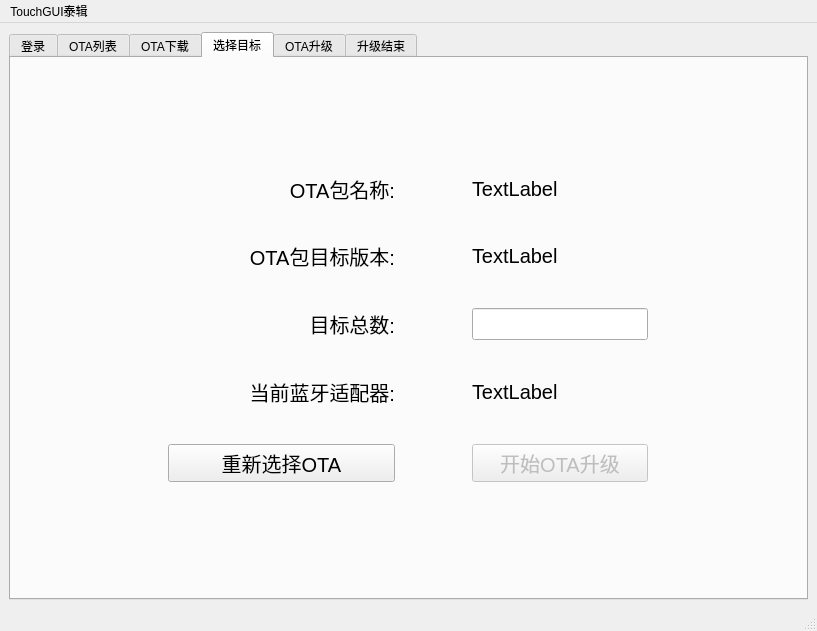
<?xml version="1.0" encoding="UTF-8"?>
<ui version="4.0">
 <class>MainWindow</class>
 <widget class="QMainWindow" name="MainWindow">
  <property name="geometry">
   <rect>
    <x>0</x>
    <y>0</y>
    <width>817</width>
    <height>600</height>
   </rect>
  </property>
  <property name="windowTitle">
   <string>MainWindow</string>
  </property>
  <widget class="QWidget" name="centralwidget">
   <layout class="QHBoxLayout" name="horizontalLayout">
    <item>
     <widget class="QTabWidget" name="tabWidget">
      <property name="currentIndex">
       <number>3</number>
      </property>
      <widget class="QWidget" name="tab">
       <attribute name="title">
        <string>登录</string>
       </attribute>
       <layout class="QVBoxLayout" name="verticalLayout">
        <property name="leftMargin">
         <number>211</number>
        </property>
        <property name="rightMargin">
         <number>211</number>
        </property>
        <item>
         <widget class="QLabel" name="label">
          <property name="maximumSize">
           <size>
            <width>16777215</width>
            <height>100</height>
           </size>
          </property>
          <property name="font">
           <font>
            <pointsize>30</pointsize>
            <bold>true</bold>
           </font>
          </property>
          <property name="text">
           <string>TouchGUI泰辑</string>
          </property>
          <property name="alignment">
           <set>Qt::AlignCenter</set>
          </property>
         </widget>
        </item>
        <item>
         <widget class="QLabel" name="label_2">
          <property name="minimumSize">
           <size>
            <width>300</width>
            <height>0</height>
           </size>
          </property>
          <property name="font">
           <font>
            <pointsize>15</pointsize>
           </font>
          </property>
          <property name="text">
           <string>账号：</string>
          </property>
         </widget>
        </item>
        <item>
         <widget class="QLineEdit" name="lineEdit">
          <property name="minimumSize">
           <size>
            <width>0</width>
            <height>40</height>
           </size>
          </property>
          <property name="font">
           <font>
            <pointsize>15</pointsize>
           </font>
          </property>
         </widget>
        </item>
        <item>
         <widget class="QLabel" name="label_3">
          <property name="font">
           <font>
            <pointsize>15</pointsize>
           </font>
          </property>
          <property name="text">
           <string>密码：</string>
          </property>
         </widget>
        </item>
        <item>
         <widget class="QLineEdit" name="lineEdit_2">
          <property name="minimumSize">
           <size>
            <width>0</width>
            <height>40</height>
           </size>
          </property>
          <property name="font">
           <font>
            <pointsize>15</pointsize>
           </font>
          </property>
          <property name="echoMode">
           <enum>QLineEdit::Password</enum>
          </property>
         </widget>
        </item>
        <item>
         <widget class="QLabel" name="label_4">
          <property name="font">
           <font>
            <pointsize>15</pointsize>
           </font>
          </property>
          <property name="text">
           <string>验证码：</string>
          </property>
         </widget>
        </item>
        <item>
         <widget class="QLineEdit" name="lineEdit_3">
          <property name="minimumSize">
           <size>
            <width>0</width>
            <height>40</height>
           </size>
          </property>
          <property name="font">
           <font>
            <pointsize>15</pointsize>
           </font>
          </property>
         </widget>
        </item>
        <item>
         <spacer name="verticalSpacer">
          <property name="orientation">
           <enum>Qt::Vertical</enum>
          </property>
          <property name="sizeType">
           <enum>QSizePolicy::Fixed</enum>
          </property>
          <property name="sizeHint" stdset="0">
           <size>
            <width>20</width>
            <height>40</height>
           </size>
          </property>
         </spacer>
        </item>
        <item>
         <widget class="QPushButton" name="pushButton">
          <property name="minimumSize">
           <size>
            <width>0</width>
            <height>45</height>
           </size>
          </property>
          <property name="font">
           <font>
            <pointsize>15</pointsize>
           </font>
          </property>
          <property name="text">
           <string>登录</string>
          </property>
         </widget>
        </item>
       </layout>
      </widget>
      <widget class="QWidget" name="tab_2">
       <attribute name="title">
        <string>OTA列表</string>
       </attribute>
       <layout class="QVBoxLayout" name="verticalLayout_2">
        <property name="spacing">
         <number>28</number>
        </property>
        <item>
         <widget class="QLabel" name="label_5">
          <property name="font">
           <font>
            <pointsize>12</pointsize>
           </font>
          </property>
          <property name="text">
           <string>请选择OTA包</string>
          </property>
          <property name="alignment">
           <set>Qt::AlignCenter</set>
          </property>
         </widget>
        </item>
        <item>
         <widget class="QTableWidget" name="tableWidget">
          <column>
           <property name="text">
            <string>升级包名称</string>
           </property>
          </column>
          <column>
           <property name="text">
            <string>目标版本号</string>
           </property>
          </column>
          <column>
           <property name="text">
            <string>所属产品</string>
           </property>
          </column>
          <column>
           <property name="text">
            <string>创建时间</string>
           </property>
          </column>
         </widget>
        </item>
        <item alignment="Qt::AlignHCenter">
         <widget class="QPushButton" name="pushButton_2">
          <property name="minimumSize">
           <size>
            <width>150</width>
            <height>50</height>
           </size>
          </property>
          <property name="font">
           <font>
            <pointsize>12</pointsize>
           </font>
          </property>
          <property name="text">
           <string>下一步</string>
          </property>
         </widget>
        </item>
       </layout>
      </widget>
      <widget class="QWidget" name="tab_3">
       <attribute name="title">
        <string>OTA下载</string>
       </attribute>
       <layout class="QVBoxLayout" name="verticalLayout_3">
        <item alignment="Qt::AlignHCenter">
         <widget class="QLabel" name="label_6">
          <property name="font">
           <font>
            <pointsize>20</pointsize>
           </font>
          </property>
          <property name="text">
           <string>下载OTA文件</string>
          </property>
         </widget>
        </item>
        <item alignment="Qt::AlignHCenter">
         <widget class="QWidget" name="widget" native="true">
          <layout class="QFormLayout" name="formLayout">
           <property name="horizontalSpacing">
            <number>70</number>
           </property>
           <property name="verticalSpacing">
            <number>37</number>
           </property>
           <item row="0" column="0">
            <widget class="QLabel" name="label_7">
             <property name="font">
              <font>
               <pointsize>15</pointsize>
              </font>
             </property>
             <property name="text">
              <string>OTA包名称：</string>
             </property>
            </widget>
           </item>
           <item row="0" column="1">
            <widget class="QLabel" name="label_11">
             <property name="font">
              <font>
               <pointsize>15</pointsize>
              </font>
             </property>
             <property name="text">
              <string>TextLabel</string>
             </property>
            </widget>
           </item>
           <item row="1" column="0">
            <widget class="QLabel" name="label_8">
             <property name="font">
              <font>
               <pointsize>15</pointsize>
              </font>
             </property>
             <property name="text">
              <string>OTA包大小：</string>
             </property>
            </widget>
           </item>
           <item row="1" column="1">
            <widget class="QLabel" name="label_12">
             <property name="font">
              <font>
               <pointsize>15</pointsize>
              </font>
             </property>
             <property name="text">
              <string>TextLabel</string>
             </property>
            </widget>
           </item>
           <item row="2" column="0">
            <widget class="QLabel" name="label_9">
             <property name="font">
              <font>
               <pointsize>15</pointsize>
              </font>
             </property>
             <property name="text">
              <string>下载速度：</string>
             </property>
             <property name="alignment">
              <set>Qt::AlignRight|Qt::AlignTrailing|Qt::AlignVCenter</set>
             </property>
            </widget>
           </item>
           <item row="2" column="1">
            <widget class="QLabel" name="label_13">
             <property name="font">
              <font>
               <pointsize>15</pointsize>
              </font>
             </property>
             <property name="text">
              <string>TextLabel</string>
             </property>
            </widget>
           </item>
           <item row="3" column="0">
            <widget class="QLabel" name="label_10">
             <property name="font">
              <font>
               <pointsize>15</pointsize>
              </font>
             </property>
             <property name="text">
              <string>下载进度：</string>
             </property>
             <property name="alignment">
              <set>Qt::AlignRight|Qt::AlignTrailing|Qt::AlignVCenter</set>
             </property>
            </widget>
           </item>
           <item row="3" column="1">
            <widget class="QLabel" name="label_14">
             <property name="font">
              <font>
               <pointsize>15</pointsize>
              </font>
             </property>
             <property name="text">
              <string>TextLabel</string>
             </property>
            </widget>
           </item>
           <item row="4" column="1">
            <widget class="QPushButton" name="pushButton_8">
             <property name="minimumSize">
              <size>
               <width>112</width>
               <height>0</height>
              </size>
             </property>
             <property name="font">
              <font>
               <pointsize>15</pointsize>
              </font>
             </property>
             <property name="text">
              <string>下一步</string>
             </property>
            </widget>
           </item>
           <item row="4" column="0">
            <widget class="QPushButton" name="pushButton_7">
             <property name="minimumSize">
              <size>
               <width>112</width>
               <height>0</height>
              </size>
             </property>
             <property name="font">
              <font>
               <pointsize>15</pointsize>
              </font>
             </property>
             <property name="text">
              <string>上一步</string>
             </property>
            </widget>
           </item>
          </layout>
         </widget>
        </item>
       </layout>
      </widget>
      <widget class="QWidget" name="tab_4">
       <attribute name="title">
        <string>选择目标</string>
       </attribute>
       <layout class="QVBoxLayout" name="verticalLayout_4">
        <item alignment="Qt::AlignHCenter|Qt::AlignVCenter">
         <widget class="QWidget" name="formWidget" native="true">
          <layout class="QFormLayout" name="formLayout_2">
           <property name="horizontalSpacing">
            <number>77</number>
           </property>
           <property name="verticalSpacing">
            <number>37</number>
           </property>
           <item row="0" column="0">
            <widget class="QLabel" name="label_15">
             <property name="minimumSize">
              <size>
               <width>227</width>
               <height>0</height>
              </size>
             </property>
             <property name="font">
              <font>
               <pointsize>15</pointsize>
              </font>
             </property>
             <property name="text">
              <string>OTA包名称:</string>
             </property>
             <property name="alignment">
              <set>Qt::AlignRight|Qt::AlignTrailing|Qt::AlignVCenter</set>
             </property>
            </widget>
           </item>
           <item row="0" column="1">
            <widget class="QLabel" name="label_19">
             <property name="font">
              <font>
               <pointsize>15</pointsize>
              </font>
             </property>
             <property name="text">
              <string>TextLabel</string>
             </property>
             <property name="wordWrap">
              <bool>true</bool>
             </property>
             <property name="textInteractionFlags">
              <set>Qt::LinksAccessibleByMouse|Qt::TextEditable|Qt::TextSelectableByMouse</set>
             </property>
            </widget>
           </item>
           <item row="1" column="0">
            <widget class="QLabel" name="label_16">
             <property name="minimumSize">
              <size>
               <width>227</width>
               <height>0</height>
              </size>
             </property>
             <property name="font">
              <font>
               <pointsize>15</pointsize>
              </font>
             </property>
             <property name="text">
              <string>OTA包目标版本:</string>
             </property>
             <property name="alignment">
              <set>Qt::AlignRight|Qt::AlignTrailing|Qt::AlignVCenter</set>
             </property>
            </widget>
           </item>
           <item row="1" column="1">
            <widget class="QLabel" name="label_20">
             <property name="font">
              <font>
               <pointsize>15</pointsize>
              </font>
             </property>
             <property name="text">
              <string>TextLabel</string>
             </property>
            </widget>
           </item>
           <item row="2" column="0">
            <widget class="QLabel" name="label_17">
             <property name="minimumSize">
              <size>
               <width>227</width>
               <height>0</height>
              </size>
             </property>
             <property name="font">
              <font>
               <pointsize>15</pointsize>
              </font>
             </property>
             <property name="text">
              <string>目标总数:</string>
             </property>
             <property name="alignment">
              <set>Qt::AlignRight|Qt::AlignTrailing|Qt::AlignVCenter</set>
             </property>
            </widget>
           </item>
           <item row="2" column="1">
            <widget class="QLineEdit" name="lineEdit_4">
             <property name="font">
              <font>
               <pointsize>15</pointsize>
              </font>
             </property>
            </widget>
           </item>
           <item row="3" column="0">
            <widget class="QLabel" name="label_18">
             <property name="minimumSize">
              <size>
               <width>227</width>
               <height>0</height>
              </size>
             </property>
             <property name="font">
              <font>
               <pointsize>15</pointsize>
              </font>
             </property>
             <property name="text">
              <string>当前蓝牙适配器:</string>
             </property>
             <property name="alignment">
              <set>Qt::AlignRight|Qt::AlignTrailing|Qt::AlignVCenter</set>
             </property>
            </widget>
           </item>
           <item row="4" column="0">
            <widget class="QPushButton" name="pushButton_3">
             <property name="minimumSize">
              <size>
               <width>227</width>
               <height>0</height>
              </size>
             </property>
             <property name="font">
              <font>
               <pointsize>15</pointsize>
              </font>
             </property>
             <property name="text">
              <string>重新选择OTA</string>
             </property>
            </widget>
           </item>
           <item row="4" column="1">
            <widget class="QPushButton" name="pushButton_4">
             <property name="enabled">
              <bool>false</bool>
             </property>
             <property name="font">
              <font>
               <pointsize>15</pointsize>
              </font>
             </property>
             <property name="text">
              <string>开始OTA升级</string>
             </property>
            </widget>
           </item>
           <item row="3" column="1">
            <widget class="QLabel" name="label_21">
             <property name="font">
              <font>
               <pointsize>15</pointsize>
              </font>
             </property>
             <property name="text">
              <string>TextLabel</string>
             </property>
            </widget>
           </item>
          </layout>
         </widget>
        </item>
       </layout>
      </widget>
      <widget class="QWidget" name="tab_5">
       <attribute name="title">
        <string>OTA升级</string>
       </attribute>
       <layout class="QHBoxLayout" name="horizontalLayout_2">
        <property name="topMargin">
         <number>21</number>
        </property>
        <property name="bottomMargin">
         <number>21</number>
        </property>
        <item>
         <layout class="QVBoxLayout" name="verticalLayout_5">
          <item>
           <widget class="QLabel" name="label_22">
            <property name="font">
             <font>
              <pointsize>12</pointsize>
             </font>
            </property>
            <property name="text">
             <string>正在OTA升级的设备：</string>
            </property>
           </widget>
          </item>
          <item>
           <widget class="QTableWidget" name="tableWidget_2">
            <property name="sizePolicy">
             <sizepolicy hsizetype="Fixed" vsizetype="Expanding">
              <horstretch>0</horstretch>
              <verstretch>0</verstretch>
             </sizepolicy>
            </property>
            <column>
             <property name="text">
              <string>设备MAC地址</string>
             </property>
            </column>
            <column>
             <property name="text">
              <string>当前版本号</string>
             </property>
            </column>
           </widget>
          </item>
          <item>
           <widget class="QLabel" name="label_23">
            <property name="font">
             <font>
              <pointsize>12</pointsize>
             </font>
            </property>
            <property name="text">
             <string>当前蓝牙适配器数：</string>
            </property>
           </widget>
          </item>
         </layout>
        </item>
        <item>
         <layout class="QVBoxLayout" name="verticalLayout_6">
          <item>
           <widget class="QLabel" name="label_24">
            <property name="font">
             <font>
              <pointsize>12</pointsize>
             </font>
            </property>
            <property name="text">
             <string>包名称:</string>
            </property>
            <property name="alignment">
             <set>Qt::AlignRight|Qt::AlignTrailing|Qt::AlignVCenter</set>
            </property>
           </widget>
          </item>
          <item>
           <widget class="QLabel" name="label_25">
            <property name="font">
             <font>
              <pointsize>12</pointsize>
             </font>
            </property>
            <property name="text">
             <string>目标版本:</string>
            </property>
            <property name="alignment">
             <set>Qt::AlignRight|Qt::AlignTrailing|Qt::AlignVCenter</set>
            </property>
           </widget>
          </item>
          <item>
           <widget class="QLabel" name="label_26">
            <property name="font">
             <font>
              <pointsize>12</pointsize>
             </font>
            </property>
            <property name="text">
             <string>目标总数:</string>
            </property>
            <property name="alignment">
             <set>Qt::AlignRight|Qt::AlignTrailing|Qt::AlignVCenter</set>
            </property>
           </widget>
          </item>
          <item>
           <widget class="QLabel" name="label_27">
            <property name="font">
             <font>
              <pointsize>12</pointsize>
             </font>
            </property>
            <property name="text">
             <string>已完成数:</string>
            </property>
            <property name="alignment">
             <set>Qt::AlignRight|Qt::AlignTrailing|Qt::AlignVCenter</set>
            </property>
           </widget>
          </item>
          <item>
           <widget class="QLabel" name="label_28">
            <property name="font">
             <font>
              <pointsize>12</pointsize>
             </font>
            </property>
            <property name="text">
             <string>已耗时:</string>
            </property>
            <property name="alignment">
             <set>Qt::AlignRight|Qt::AlignTrailing|Qt::AlignVCenter</set>
            </property>
           </widget>
          </item>
          <item>
           <spacer name="verticalSpacer_2">
            <property name="orientation">
             <enum>Qt::Vertical</enum>
            </property>
            <property name="sizeType">
             <enum>QSizePolicy::Fixed</enum>
            </property>
            <property name="sizeHint" stdset="0">
             <size>
              <width>20</width>
              <height>200</height>
             </size>
            </property>
           </spacer>
          </item>
          <item>
           <widget class="QPushButton" name="pushButton_5">
            <property name="text">
             <string>暂停</string>
            </property>
           </widget>
          </item>
         </layout>
        </item>
        <item>
         <layout class="QVBoxLayout" name="verticalLayout_7">
          <item>
           <widget class="QLabel" name="label_30">
            <property name="text">
             <string>oy28_ota_file</string>
            </property>
           </widget>
          </item>
          <item>
           <widget class="QLabel" name="label_31">
            <property name="text">
             <string>TextLabel</string>
            </property>
           </widget>
          </item>
          <item>
           <widget class="QLabel" name="label_32">
            <property name="text">
             <string>TextLabel</string>
            </property>
           </widget>
          </item>
          <item>
           <widget class="QLabel" name="label_33">
            <property name="text">
             <string>TextLabel</string>
            </property>
           </widget>
          </item>
          <item>
           <widget class="QLabel" name="label_34">
            <property name="text">
             <string>TextLabel</string>
            </property>
           </widget>
          </item>
          <item>
           <spacer name="verticalSpacer_3">
            <property name="orientation">
             <enum>Qt::Vertical</enum>
            </property>
            <property name="sizeType">
             <enum>QSizePolicy::Fixed</enum>
            </property>
            <property name="sizeHint" stdset="0">
             <size>
              <width>20</width>
              <height>200</height>
             </size>
            </property>
           </spacer>
          </item>
          <item>
           <widget class="QPushButton" name="pushButton_6">
            <property name="text">
             <string>结束</string>
            </property>
           </widget>
          </item>
         </layout>
        </item>
        <item>
         <layout class="QVBoxLayout" name="verticalLayout_8">
          <item>
           <widget class="QLabel" name="label_29">
            <property name="font">
             <font>
              <pointsize>12</pointsize>
             </font>
            </property>
            <property name="text">
             <string>已完成OTA升级的设备：</string>
            </property>
           </widget>
          </item>
          <item>
           <widget class="QListWidget" name="listWidget">
            <property name="sizePolicy">
             <sizepolicy hsizetype="Fixed" vsizetype="Expanding">
              <horstretch>0</horstretch>
              <verstretch>0</verstretch>
             </sizepolicy>
            </property>
           </widget>
          </item>
          <item>
           <spacer name="verticalSpacer_4">
            <property name="orientation">
             <enum>Qt::Vertical</enum>
            </property>
            <property name="sizeType">
             <enum>QSizePolicy::Fixed</enum>
            </property>
            <property name="sizeHint" stdset="0">
             <size>
              <width>20</width>
              <height>26</height>
             </size>
            </property>
           </spacer>
          </item>
         </layout>
        </item>
       </layout>
      </widget>
      <widget class="QWidget" name="tab_6">
       <attribute name="title">
        <string>升级结束</string>
       </attribute>
       <layout class="QHBoxLayout" name="horizontalLayout_3">
        <property name="spacing">
         <number>37</number>
        </property>
        <item>
         <layout class="QVBoxLayout" name="verticalLayout_9">
          <item>
           <widget class="QLabel" name="label_35">
            <property name="font">
             <font>
              <pointsize>12</pointsize>
             </font>
            </property>
            <property name="text">
             <string>OTA包名称：</string>
            </property>
            <property name="alignment">
             <set>Qt::AlignRight|Qt::AlignTrailing|Qt::AlignVCenter</set>
            </property>
           </widget>
          </item>
          <item>
           <widget class="QLabel" name="label_36">
            <property name="font">
             <font>
              <pointsize>12</pointsize>
             </font>
            </property>
            <property name="text">
             <string>OTA包目标版本：</string>
            </property>
            <property name="alignment">
             <set>Qt::AlignRight|Qt::AlignTrailing|Qt::AlignVCenter</set>
            </property>
           </widget>
          </item>
          <item>
           <widget class="QLabel" name="label_37">
            <property name="font">
             <font>
              <pointsize>12</pointsize>
             </font>
            </property>
            <property name="text">
             <string>目标总数：</string>
            </property>
            <property name="alignment">
             <set>Qt::AlignRight|Qt::AlignTrailing|Qt::AlignVCenter</set>
            </property>
           </widget>
          </item>
          <item>
           <widget class="QLabel" name="label_41">
            <property name="font">
             <font>
              <pointsize>12</pointsize>
             </font>
            </property>
            <property name="text">
             <string>已完成数：</string>
            </property>
            <property name="alignment">
             <set>Qt::AlignRight|Qt::AlignTrailing|Qt::AlignVCenter</set>
            </property>
           </widget>
          </item>
          <item>
           <widget class="QLabel" name="label_42">
            <property name="font">
             <font>
              <pointsize>12</pointsize>
             </font>
            </property>
            <property name="text">
             <string>未完成数：</string>
            </property>
            <property name="alignment">
             <set>Qt::AlignRight|Qt::AlignTrailing|Qt::AlignVCenter</set>
            </property>
           </widget>
          </item>
          <item>
           <widget class="QLabel" name="label_43">
            <property name="font">
             <font>
              <pointsize>12</pointsize>
             </font>
            </property>
            <property name="text">
             <string>平均速度：</string>
            </property>
            <property name="alignment">
             <set>Qt::AlignRight|Qt::AlignTrailing|Qt::AlignVCenter</set>
            </property>
           </widget>
          </item>
          <item>
           <widget class="QLabel" name="label_44">
            <property name="font">
             <font>
              <pointsize>12</pointsize>
             </font>
            </property>
            <property name="text">
             <string>总耗时：</string>
            </property>
            <property name="alignment">
             <set>Qt::AlignRight|Qt::AlignTrailing|Qt::AlignVCenter</set>
            </property>
           </widget>
          </item>
          <item>
           <widget class="QLabel" name="label_45">
            <property name="font">
             <font>
              <pointsize>12</pointsize>
             </font>
            </property>
            <property name="text">
             <string>当前蓝牙适配器：</string>
            </property>
            <property name="alignment">
             <set>Qt::AlignRight|Qt::AlignTrailing|Qt::AlignVCenter</set>
            </property>
           </widget>
          </item>
          <item>
           <widget class="QPushButton" name="pushButton_9">
            <property name="font">
             <font>
              <pointsize>12</pointsize>
             </font>
            </property>
            <property name="text">
             <string>重新选择OTA</string>
            </property>
           </widget>
          </item>
         </layout>
        </item>
        <item>
         <layout class="QVBoxLayout" name="verticalLayout_10">
          <item>
           <widget class="QLabel" name="label_39">
            <property name="text">
             <string>TextLabel</string>
            </property>
           </widget>
          </item>
          <item>
           <widget class="QLabel" name="label_38">
            <property name="text">
             <string>TextLabel</string>
            </property>
           </widget>
          </item>
          <item>
           <widget class="QLabel" name="label_40">
            <property name="text">
             <string>TextLabel</string>
            </property>
           </widget>
          </item>
          <item>
           <widget class="QLabel" name="label_46">
            <property name="text">
             <string>TextLabel</string>
            </property>
           </widget>
          </item>
          <item>
           <widget class="QLabel" name="label_47">
            <property name="text">
             <string>TextLabel</string>
            </property>
           </widget>
          </item>
          <item>
           <widget class="QLabel" name="label_48">
            <property name="text">
             <string>TextLabel</string>
            </property>
           </widget>
          </item>
          <item>
           <widget class="QLabel" name="label_49">
            <property name="text">
             <string>TextLabel</string>
            </property>
           </widget>
          </item>
          <item>
           <widget class="QLabel" name="label_50">
            <property name="text">
             <string>TextLabel</string>
            </property>
           </widget>
          </item>
          <item>
           <widget class="QPushButton" name="pushButton_10">
            <property name="font">
             <font>
              <pointsize>12</pointsize>
             </font>
            </property>
            <property name="text">
             <string>下一批设备升级</string>
            </property>
           </widget>
          </item>
         </layout>
        </item>
       </layout>
      </widget>
     </widget>
    </item>
   </layout>
  </widget>
  <widget class="QMenuBar" name="menubar">
   <property name="geometry">
    <rect>
     <x>0</x>
     <y>0</y>
     <width>817</width>
     <height>25</height>
    </rect>
   </property>
   <widget class="QMenu" name="menuTouchGUI">
    <property name="title">
     <string>TouchGUI泰辑</string>
    </property>
   </widget>
   <addaction name="menuTouchGUI"/>
  </widget>
  <widget class="QStatusBar" name="statusbar"/>
 </widget>
 <resources/>
 <connections/>
</ui>
